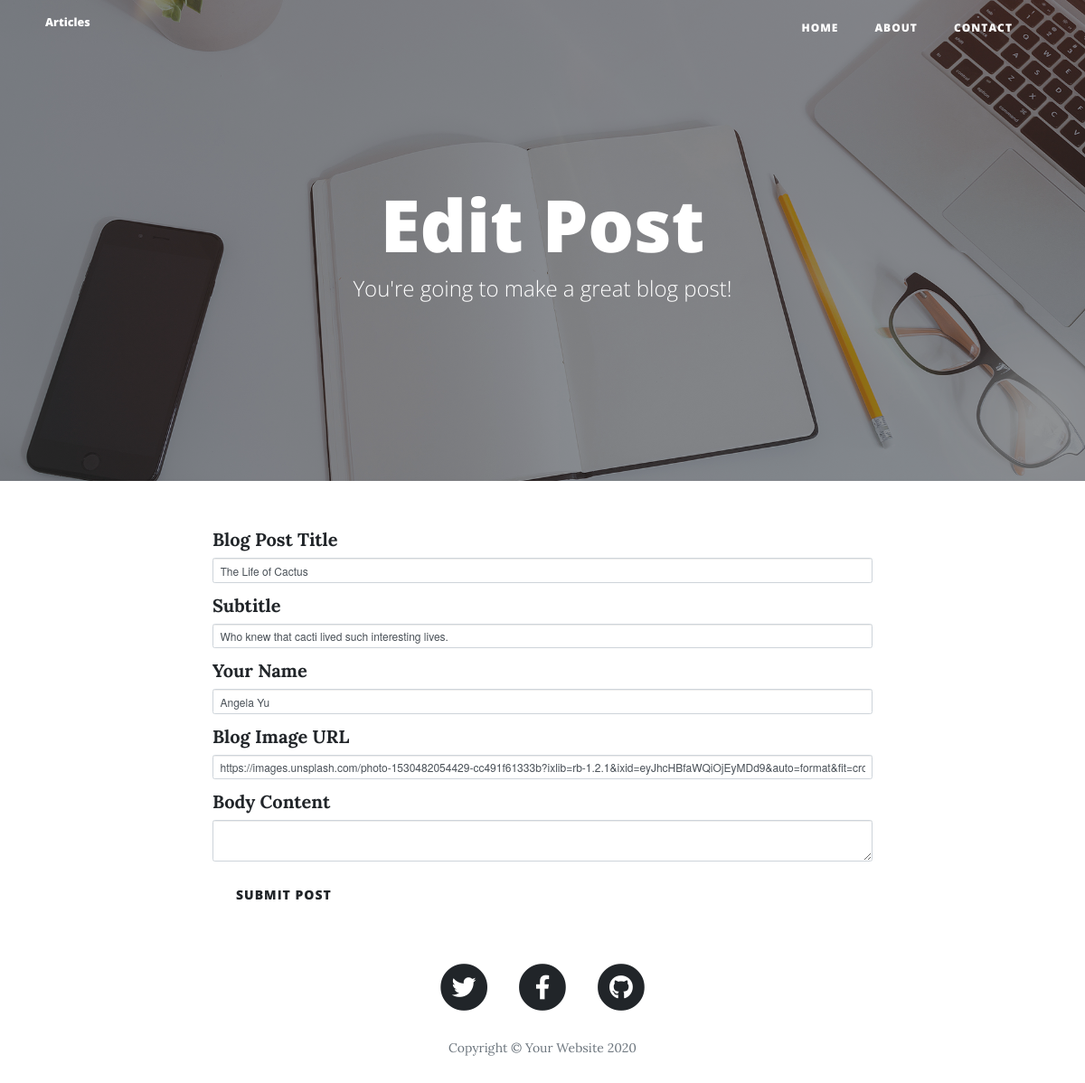
The app's page /edit-post/1, older data.
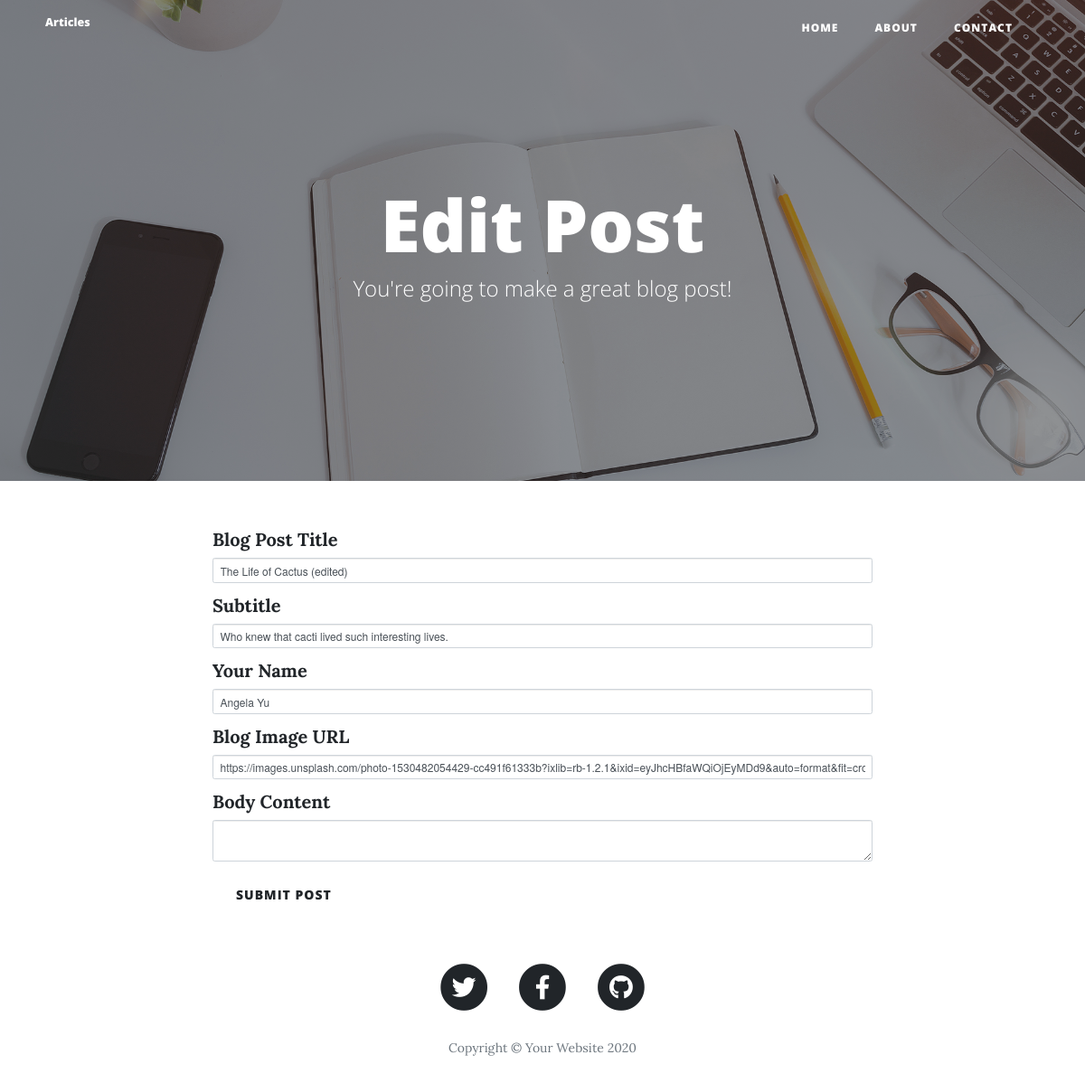
The same page, newer data.
### main.py (models this page shows)
class BlogPost(db.Model):
    id = db.Column(db.Integer, primary_key=True)
    title = db.Column(db.String(250), unique=True, nullable=False)
    subtitle = db.Column(db.String(250), nullable=False)
    date = db.Column(db.String(250), nullable=False)
    body = db.Column(db.Text, nullable=False)
    author = db.Column(db.String(250), nullable=False)
    img_url = db.Column(db.String(250), nullable=False)

### main.py (the view, shortened to what this page needs)
@app.route('/edit-post/<post_id>',methods=["GET","POST"])
def edit_post(post_id):
    blog_details=BlogPost.query.filter_by(id=post_id).first()
    title=blog_details.title
    author=blog_details.author
    subtitle=blog_details.subtitle
    img_url=blog_details.img_url
    date=blog_details.date
    form=CreatePostForm(title=title,author=author,subtitle=subtitle,img_url=img_url)
    return render_template('make-post.html',form=form,prop="Edit")

### main.py
class CreatePostForm(FlaskForm):
    title = StringField("Blog Post Title", validators=[DataRequired()])
    subtitle = StringField("Subtitle", validators=[DataRequired()])
    author = StringField("Your Name", validators=[DataRequired()])
    img_url = StringField("Blog Image URL", validators=[DataRequired(), URL()])
    body=CKEditorField("Body Content",validators=[DataRequired()])
    submit = SubmitField("Submit Post")

### templates/make-post.html (shortened to what this page needs)
{% extends 'bootstrap/base.html' %}
{%import 'bootstrap/wtf.html' as wtf%}
{% block content %}
{% include "header.html" %}
  <header class="masthead" style="background-image: url('{{ url_for('static', filename='img/edit-bg.jpg')}}')">
    <div class="overlay"></div>
    <div class="container">
      <div class="row">
        <div class="col-lg-8 col-md-10 mx-auto">
          <div class="page-heading">
            <h1>{{prop}} Post</h1>
            <span class="subheading">You're going to make a great blog post!</span>
          </div>
        </div>
      </div>
    </div>
  </header>
  <div class="container">
    <div class="row">
      <div class="col-lg-8 col-md-10 mx-auto">
          {{wtf.quick_form(form)}}
      </div>
    </div>
  </div>
{% include "footer.html" %}
{% endblock %}

### templates/header.html (shortened to what this page needs)
<!DOCTYPE html>
<html lang="en">
<head>
  <link href="{{ url_for('static', filename='vendor/bootstrap/css/bootstrap.min.css') }}" rel="stylesheet">
  <link href="{{ url_for('static', filename='vendor/fontawesome-free/css/all.min.css')}}" rel="stylesheet" type="text/css">
  <link href="{{ url_for('static', filename='css/clean-blog.min.css')}}" rel="stylesheet">
</head>
<body>
  <nav class="navbar navbar-expand-lg navbar-light fixed-top" id="mainNav">
    <div class="container">
      <a class="navbar-brand" href="index.html">Articles</a>
      <div class="collapse navbar-collapse" id="navbarResponsive">
        <ul class="navbar-nav ml-auto">
          <li class="nav-item">
            <a class="nav-link" href="/">Home</a>
          </li>
          <li class="nav-item">
            <a class="nav-link" href="/about">About</a>
          </li>
          <li class="nav-item">
            <a class="nav-link" href="/contact">Contact</a>
          </li>
        </ul>
      </div>
    </div>
  </nav>

### templates/footer.html (shortened to what this page needs)
  <footer>
    <div class="container">
      <div class="row">
        <div class="col-lg-8 col-md-10 mx-auto">
          <ul class="list-inline text-center">
            <li class="list-inline-item">
              <a href="https://twitter.com/TheTechGuyyy">
                <span class="fa-stack fa-lg">
                  <i class="fas fa-circle fa-stack-2x"></i>
                  <i class="fab fa-twitter fa-stack-1x fa-inverse"></i>
                </span>
              </a>
            </li>
            <li class="list-inline-item">
              <a href="https://github.com/MRCOdERRdev">
                <span class="fa-stack fa-lg">
                  <i class="fas fa-circle fa-stack-2x"></i>
                  <i class="fab fa-facebook-f fa-stack-1x fa-inverse"></i>
                </span>
              </a>
            </li>
            <li class="list-inline-item">
              <a href="https://github.com/MRCOdERRdev">
                <span class="fa-stack fa-lg">
                  <i class="fas fa-circle fa-stack-2x"></i>
                  <i class="fab fa-github fa-stack-1x fa-inverse"></i>
                </span>
              </a>
            </li>
          </ul>
          <p class="copyright text-muted">Copyright &copy; Your Website 2020</p>
        </div>
      </div>
    </div>
  </footer>
</body>
</html>

Row changes from the older to the newer data that the page shows:
changed BlogPost "Who knew that cacti lived such interesting lives.": title "The Life of Cactus" → "The Life of Cactus (edited)"
